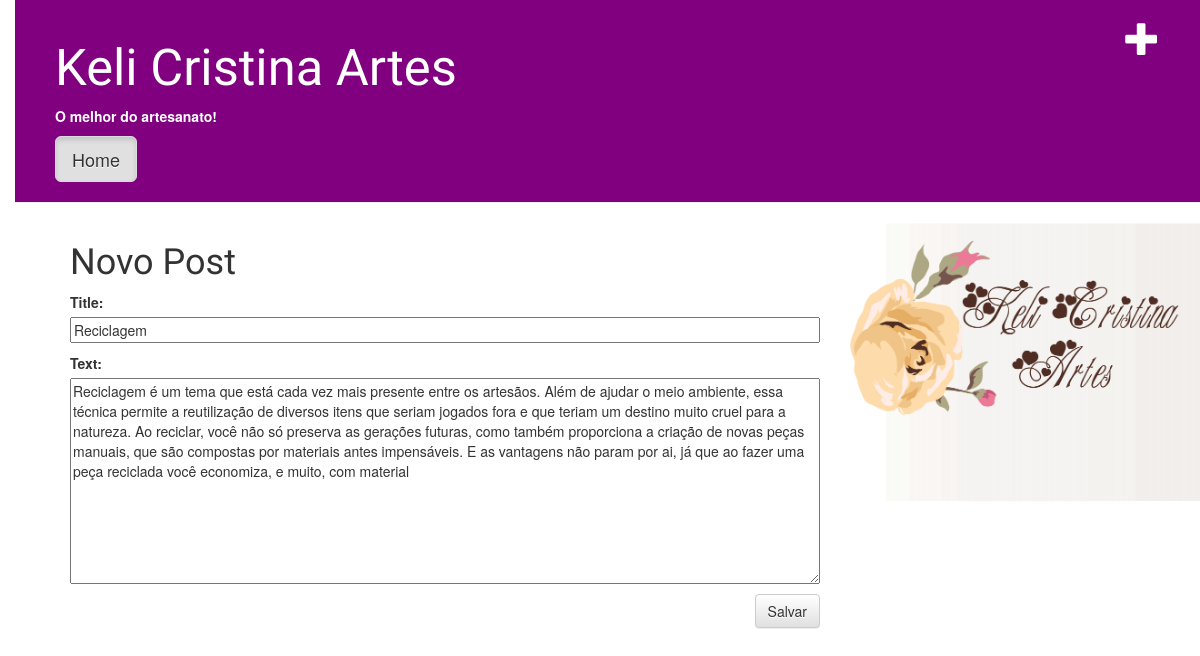
The app's page /post/1/edit/ with its own data.
### blog/models.py (models this page shows, shortened)
class Post(models.Model):
	author = models.ForeignKey('auth.User')
	title = models.CharField(max_length=200)
	text = models.TextField()
	created_date = models.DateTimeField(default=timezone.now)
	published_date = models.DateTimeField(blank=True, null=True)
	slug = models.SlugField(max_length=200, blank=True)

### blog/views.py (the view)
# urls.py: url(r'^post/(?P<pk>[0-9]+)/edit/$', views.post_edit, name='post_edit'),
def post_edit(request, pk):
	post = get_object_or_404(Post, pk=pk)
	if request.method == "POST":
 		form = PostForm(request.POST, instance=post)
		if form.is_valid():
			post = form.save(commit=False)
			post.author = request.user
 			post.published_date = timezone.now()
 			post.save()
 			return redirect('blog.views.post_detail', pk=post.pk)
	else:
		form = PostForm(instance=post)
	return render(request, 'blog/post_edit.html', {'form': form})

### blog/forms.py
class PostForm(forms.ModelForm):
	class Meta:
		model = Post
		fields = ('title', 'text',)

### blog/templates/blog/post_edit.html
{% extends 'blog/base.html' %}
{% block content %}
    <h1>Novo Post</h1>
    <form method="POST" class="post-form">{% csrf_token %}
        {{ form.as_p }}
        <button type="submit" class="save btn btn-default">Salvar</button>
    </form>
{% endblock %}

### blog/static/css/blog.css (style rules this page uses)
body { padding-left: 15px; }
h1, h2, h3, h4 { font-family: 'Lobster', cursive; }
.save { float: right; }
.post-form textarea, .post-form input { width: 100%; }

### records on screen
Post: title "Reciclagem", text "Reciclagem é um tema que está cada vez mais presente entre os artesãos. Além de ajudar o meio ambiente, essa técnica permite a reutilização de diversos itens que seriam jogados fora e que teriam um destino muito cruel para a natureza. Ao reciclar, você não só preserva as gerações futuras, como também proporciona a criação de novas peças manuais, que são compostas por materiais antes impensáveis. E as vantagens não param por ai, já que ao fazer uma peça reciclada você economiza, e muito, com material"
